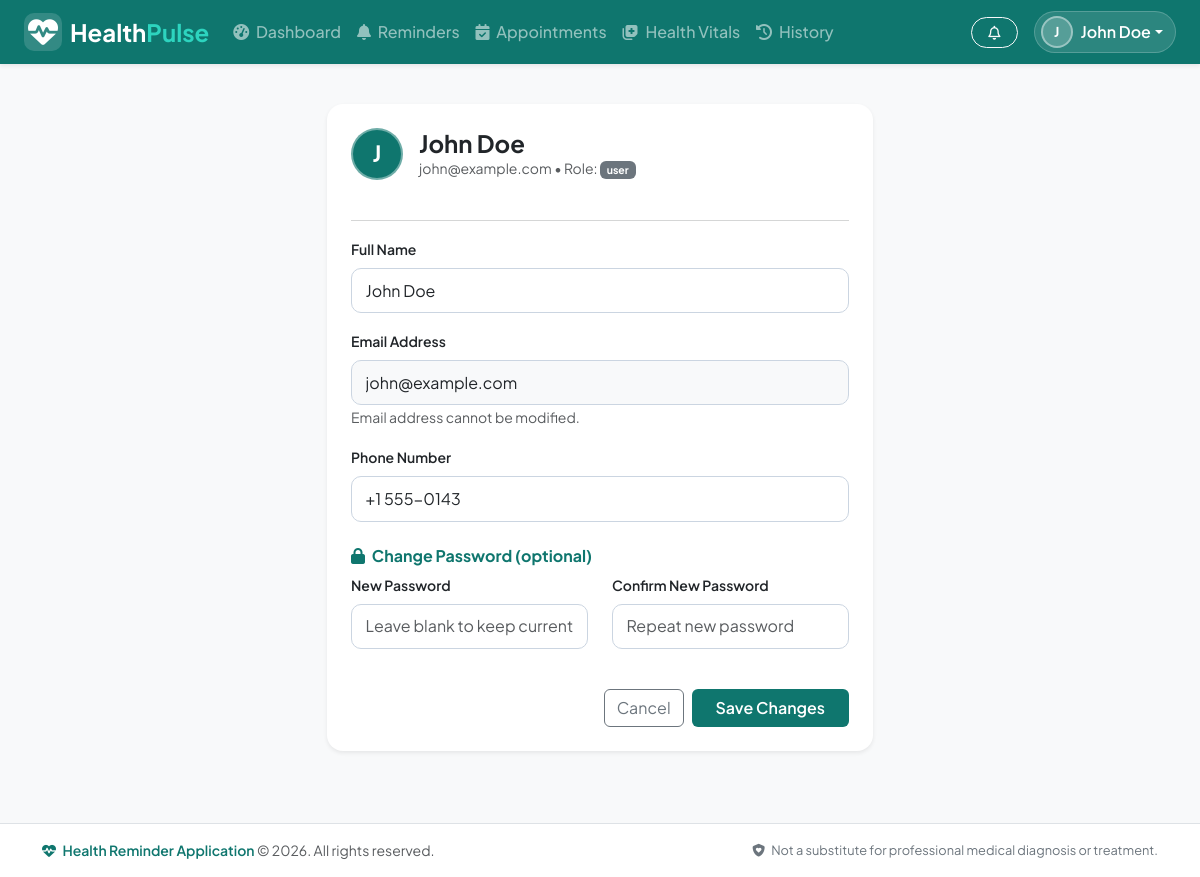
Page /auth/profile (signed in) on the committed database.
### tables this page shows
CREATE TABLE users (
                user_id INTEGER PRIMARY KEY AUTOINCREMENT,
                name TEXT NOT NULL,
                email TEXT UNIQUE NOT NULL,
                password TEXT NOT NULL,
                phone TEXT,
                role TEXT NOT NULL DEFAULT 'user',
                is_active INTEGER NOT NULL DEFAULT 1,
                created_at TIMESTAMP DEFAULT CURRENT_TIMESTAMP
            );

### routes/auth.py (the view, shortened to what this page needs)
@auth_bp.route('/profile', methods=['GET', 'POST'])
@login_required
def profile():
    user = UserModel.get_by_id(session['user_id'])
    if not user:
        session.clear()
        return redirect(url_for('auth.login'))
    return render_template('auth/profile.html', user=user)

### database.py (called while the page is built)
def get_db():
    if 'db' not in g:
        db_path = current_app.config['DATABASE']
        g.db = sqlite3.connect(db_path)
        g.db.row_factory = sqlite3.Row
        g.db.execute("PRAGMA foreign_keys = ON")
    return g.db

### models.py (called while the page is built)
    @staticmethod
    def get_by_id(user_id):
        db = get_db()
        return db.execute('SELECT * FROM users WHERE user_id = ?', (user_id,)).fetchone()

### routes/auth.py (called while the page is built)
def login_required(f):
    @wraps(f)
    def decorated_function(*args, **kwargs):
        if 'user_id' not in session:
            flash('Please log in to access this page.', 'warning')
            return redirect(url_for('auth.login', next=request.url))
        return f(*args, **kwargs)
    return decorated_function

### templates/auth/profile.html (shortened to what this page needs)
{% extends "base.html" %}
{% block content %}
<div class="container py-4">
    <div class="row justify-content-center">
        <div class="col-md-8 col-lg-6">
            <div class="card shadow-sm border-0 p-4 rounded-4">
                <div class="d-flex align-items-center mb-4">
                    <div class="avatar-circle bg-teal text-white me-3" style="width: 52px; height: 52px; font-size: 1.4rem;">
                        {{ user['name'][:1] | upper }}
                    </div>
                    <div>
                        <h4 class="fw-bold mb-0">{{ user['name'] }}</h4>
                        <div class="text-muted small">{{ user['email'] }} &bull; Role: <span class="badge bg-secondary">{{ user['role'] }}</span></div>
                    </div>
                </div>
                <hr class="text-muted my-3">
                <form method="POST" action="{{ url_for('auth.profile') }}">
                    <div class="mb-3">
                        <label for="name" class="form-label fw-semibold small">Full Name</label>
                        <input type="text" class="form-control" id="name" name="name" value="{{ user['name'] }}" required>
                    </div>
                    <div class="mb-3">
                        <label for="email" class="form-label fw-semibold small">Email Address</label>
                        <input type="email" class="form-control bg-light" id="email" value="{{ user['email'] }}" disabled>
                        <small class="text-muted">Email address cannot be modified.</small>
                    </div>
                    <div class="mb-3">
                        <label for="phone" class="form-label fw-semibold small">Phone Number</label>
                        <input type="tel" class="form-control" id="phone" name="phone" value="{{ user['phone'] or '' }}">
                    </div>
                    <h6 class="fw-bold mt-4 mb-2 text-teal"><i class="fa-solid fa-lock me-1"></i> Change Password (optional)</h6>
                    <div class="row">
                        <div class="col-md-6 mb-3">
                            <label for="new_password" class="form-label fw-semibold small">New Password</label>
                            <input type="password" class="form-control" id="new_password" name="new_password" placeholder="Leave blank to keep current">
                        </div>
                        <div class="col-md-6 mb-3">
                            <label for="confirm_password" class="form-label fw-semibold small">Confirm New Password</label>
                            <input type="password" class="form-control" id="confirm_password" name="confirm_password" placeholder="Repeat new password">
                        </div>
                    </div>
                    <div class="d-flex justify-content-end gap-2 mt-4">
                        <a href="{{ url_for('dashboard.index') }}" class="btn btn-outline-secondary">Cancel</a>
                        <button type="submit" class="btn btn-teal px-4 fw-semibold">Save Changes</button>
                    </div>
                </form>
            </div>
        </div>
    </div>
</div>
{% endblock %}

### templates/base.html (shortened to what this page needs)
<!DOCTYPE html>
<html lang="en">
<head>
    <link href="https://cdn.jsdelivr.net/npm/bootstrap@5.3.3/dist/css/bootstrap.min.css" rel="stylesheet">
    <link href="https://cdnjs.cloudflare.com/ajax/libs/font-awesome/6.5.1/css/all.min.css" rel="stylesheet">
    <link rel="stylesheet" href="{{ url_for('static', filename='css/style.css') }}">
</head>
<body class="d-flex flex-column min-vh-100 bg-light">
    <nav class="navbar navbar-expand-lg navbar-dark bg-teal sticky-top shadow-sm">
        <div class="container-fluid px-lg-4">
            <a class="navbar-brand d-flex align-items-center fw-bold fs-4" href="{{ url_for('dashboard.index') if logged_in else url_for('auth.login') }}">
                <div class="brand-icon-wrap me-2 text-white">
                    <i class="fa-solid fa-heart-pulse fa-lg"></i>
                </div>
                <span>Health<span class="text-mint">Pulse</span></span>
            </a>
            <div class="collapse navbar-collapse" id="mainNavbar">
                {% if logged_in %}
                <ul class="navbar-nav me-auto mb-2 mb-lg-0 fw-medium">
                    <li class="nav-item">
                        <a class="nav-link {% if request.endpoint == 'dashboard.index' %}active{% endif %}" href="{{ url_for('dashboard.index') }}">
                            <i class="fa-solid fa-gauge-high me-1"></i> Dashboard
                        </a>
                    </li>
                    <li class="nav-item">
                        <a class="nav-link {% if 'reminders' in request.endpoint %}active{% endif %}" href="{{ url_for('reminders.index') }}">
                            <i class="fa-solid fa-bell me-1"></i> Reminders
                        </a>
                    </li>
                    <li class="nav-item">
                        <a class="nav-link {% if 'appointments' in request.endpoint %}active{% endif %}" href="{{ url_for('appointments.index') }}">
                            <i class="fa-solid fa-calendar-check me-1"></i> Appointments
                        </a>
                    </li>
                    <li class="nav-item">
                        <a class="nav-link {% if 'vitals' in request.endpoint %}active{% endif %}" href="{{ url_for('vitals.index') }}">
                            <i class="fa-solid fa-notes-medical me-1"></i> Health Vitals
                        </a>
                    </li>
                    <li class="nav-item">
                        <a class="nav-link {% if 'history' in request.endpoint %}active{% endif %}" href="{{ url_for('history.index') }}">
                            <i class="fa-solid fa-clock-rotate-left me-1"></i> History
                        </a>
                    </li>
                </ul>
                <div class="d-flex align-items-center gap-3">
                    <div class="dropdown" id="notificationDropdownContainer">
                        <button class="btn btn-outline-light position-relative rounded-pill px-3 py-1 btn-sm" type="button" id="notifDropdownBtn" data-bs-toggle="dropdown" aria-expanded="false" title="Notifications">
                            <i class="fa-regular fa-bell"></i>
                        </button>
                    </div>
                    <div class="dropdown">
                        <button class="btn btn-user-pill dropdown-toggle d-flex align-items-center text-white" type="button" data-bs-toggle="dropdown" aria-expanded="false">
                            <div class="avatar-circle me-2">{{ current_user_name[:1] | upper }}</div>
                            <span class="d-none d-sm-inline fw-semibold">{{ current_user_name }}</span>
                        </button>
                    </div>
                </div>
                {% else %}
                <div class="d-flex gap-2 ms-auto">
                    <a href="{{ url_for('auth.login') }}" class="btn btn-outline-light btn-sm px-3">Log In</a>
                    <a href="{{ url_for('auth.register') }}" class="btn btn-mint text-dark fw-semibold btn-sm px-3">Sign Up Free</a>
                </div>
                {% endif %}
            </div>
        </div>
    </nav>
    <main class="flex-grow-1 pb-5">
        {% block content %}{% endblock %}
    </main>
    <div class="toast-container position-fixed bottom-0 end-0 p-3" id="toastContainer" style="z-index: 1090;"></div>
    <footer class="footer bg-white border-top text-muted py-3 mt-auto">
        <div class="container text-center small">
            <div class="row align-items-center">
                <div class="col-md-6 text-md-start mb-2 mb-md-0">
                    <span class="fw-semibold text-teal"><i class="fa-solid fa-heart-pulse me-1"></i> Health Reminder Application</span> &copy; 2026. All rights reserved.
                </div>
                <div class="col-md-6 text-md-end text-secondary" style="font-size: 0.8rem;">
                    <i class="fa-solid fa-shield-heart me-1"></i> Not a substitute for professional medical diagnosis or treatment.
                </div>
            </div>
        </div>
    </footer>
</body>
</html>

### static/css/style.css (style rules this page uses)
:root { --primary-teal: #0f766e; --primary-teal-dark: #115e59; --primary-teal-light: #14b8a6; --accent-mint: #2dd4bf; --bg-light: #f8fafc; --card-bg: #ffffff; --text-dark: #0f172a; --text-muted: #64748b; --border-color: #e2e8f0; }
body { font-family: 'Plus Jakarta Sans', -apple-system, BlinkMacSystemFont, "Segoe UI", Roboto, sans-serif; color: var(--text-dark); background-color: var(--bg-light); }
.bg-teal { background-color: var(--primary-teal) !important; }
.text-teal { color: var(--primary-teal) !important; }
.btn-teal { background-color: var(--primary-teal); color: #ffffff; border: none; transition: all 0.2s ease-in-out; }
.text-mint { color: var(--accent-mint) !important; }
.brand-icon-wrap { background: rgba(255, 255, 255, 0.15); width: 38px; height: 38px; border-radius: 10px; display: inline-flex; align-items: center; justify-content: center; }
.avatar-circle { width: 32px; height: 32px; background: rgba(255, 255, 255, 0.2); border: 2px solid rgba(255, 255, 255, 0.4); border-radius: 50%; display: inline-flex; align-items: center; justify-content: center; font-weight: 700; font-size: 0.85rem; }
.btn-user-pill { background: rgba(255, 255, 255, 0.12); border: 1px solid rgba(255, 255, 255, 0.2); border-radius: 30px; padding: 4px 12px 4px 6px; transition: all 0.2s ease; }
.card { border-radius: 14px; border: 1px solid var(--border-color); box-shadow: 0 2px 6px rgba(0, 0, 0, 0.03); transition: transform 0.2s ease, box-shadow 0.2s ease; }
.form-control, .form-select { border-radius: 10px; border-color: #cbd5e1; padding: 0.6rem 0.85rem; }

### rows in the picture
users: name "John Doe", name "J", email "john@example.com", role "user", phone "+1 555-0143"

### other values in the picture
{{ current_user_name[:1] | upper }} "J"
